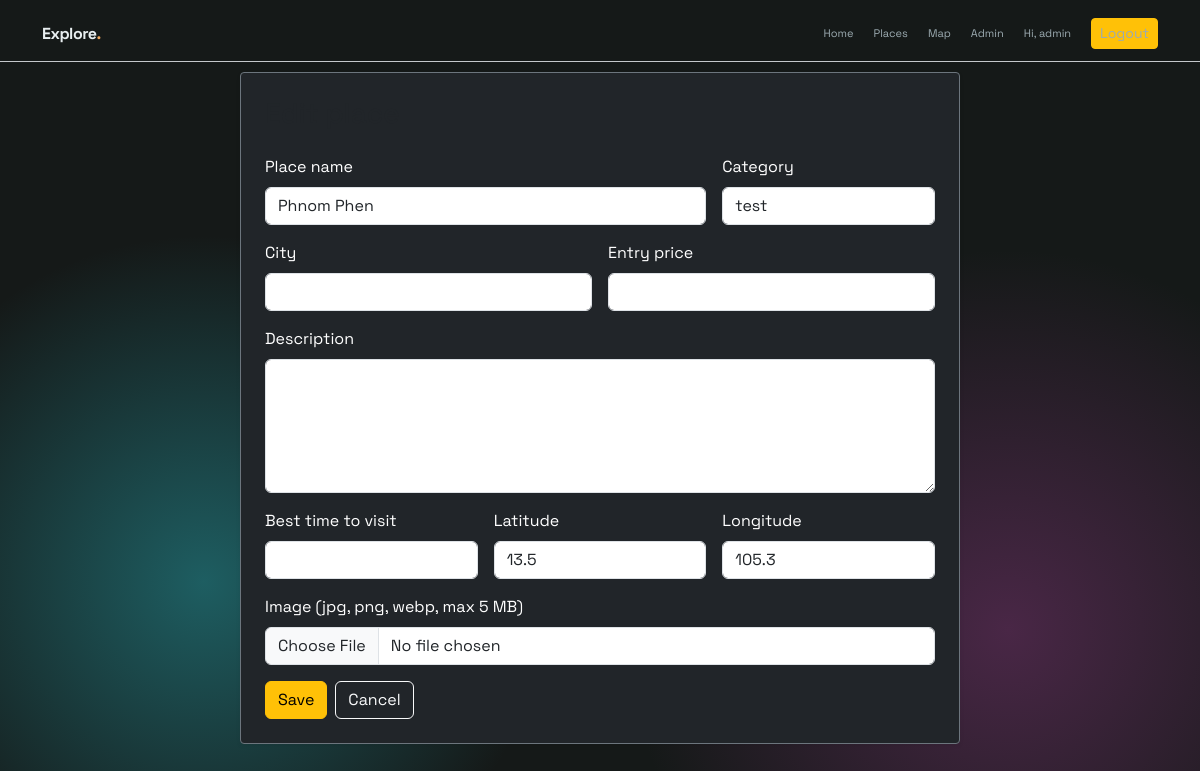
Screenshot of /admin/places/2/edit (signed in) with the database file from the repository.
### models/place.py (models this page shows)
class Place(db.Model):
    id = db.Column(db.Integer, primary_key=True)
    name = db.Column(db.String(100), nullable=False)
    city = db.Column(db.String(50))
    category = db.Column(db.String(30))
    description = db.Column(db.Text)
    best_time = db.Column(db.String(100))
    price = db.Column(db.String(50))
    image = db.Column(db.String(200))
    latitude = db.Column(db.Float)
    longitude = db.Column(db.Float)

### routes/admin.py (the view, shortened to what this page needs)
@admin.route("/places/<int:place_id>/edit", methods=["GET", "POST"])
@admin_required
def edit_place(place_id):
    place = db.get_or_404(Place, place_id)
    return render_template("admin/place_form.html", place=place)

### templates/admin/place_form.html (shortened to what this page needs)
{% extends "base.html" %}  {% block content %}
<div
  class="card bg-dark border-secondary shadow-sm mx-auto"
  style="max-width: 720px"
>
  <div class="card-body p-4">
    <h2 class="h3 mb-4">{{ 'Edit place' if place else 'Add new place' }}</h2>
    <form method="POST" enctype="multipart/form-data" class="row g-3">
      <div class="col-md-8">
        <label class="form-label text-white" for="name">Place name</label
        ><input
          class="form-control"
          id="name"
          type="text"
          name="name"
          value="{{ place.name if place else '' }}"
          required
        />
      </div>
      <div class="col-md-4">
        <label class="form-label text-white" for="category">Category</label
        ><input
          class="form-control"
          id="category"
          type="text"
          name="category"
          value="{{ place.category if place else '' }}"
        />
      </div>
      <div class="col-md-6">
        <label class="form-label text-white" for="city">City</label
        ><input
          class="form-control"
          id="city"
          type="text"
          name="city"
          value="{{ place.city if place else '' }}"
        />
      </div>
      <div class="col-md-6">
        <label class="form-label text-white" for="price">Entry price</label
        ><input
          class="form-control"
          id="price"
          type="text"
          name="price"
          value="{{ place.price if place else '' }}"
        />
      </div>
      <div class="col-12">
        <label class="form-label text-white" for="description">Description</label
        ><textarea
          class="form-control"
          id="description"
          name="description"
          rows="5"
        >
{{ place.description if place else '' }}</textarea
        >
      </div>
      <div class="col-md-4">
        <label class="form-label text-white" for="best_time">Best time to visit</label
        ><input
          class="form-control"
          id="best_time"
          type="text"
          name="best_time"
          value="{{ place.best_time if place else '' }}"
        />
      </div>
      <div class="col-md-4">
        <label class="form-label text-white" for="latitude">Latitude</label
        ><input
          class="form-control"
          id="latitude"
          type="text"
          name="latitude"
          placeholder="13.4125"
          value="{{ place.latitude if place else '' }}"
          required
        />
      </div>
      <div class="col-md-4">
        <label class="form-label text-white" for="longitude">Longitude</label
        ><input
          class="form-control"
          id="longitude"
          type="text"
          name="longitude"
          placeholder="103.8670"
          value="{{ place.longitude if place else '' }}"
          required
        />
      </div>
      <div class="col-12">
        <label class="form-label text-white" for="image"
          >Image (jpg, png, webp, max 5 MB)</label
        >
        <input
          class="form-control"
          id="image"
          type="file"
          name="image"
          accept="image/*"
        />
      </div>
      <div class="col-12 d-flex gap-2">
        <button class="btn btn-warning" type="submit">Save</button>
        <a class="btn btn-outline-light" href="{{ url_for('admin.places') }}"
          >Cancel</a
        >
      </div>
    </form>
  </div>
</div>
{% endblock %}

### static/style.css (style rules this page uses)
:root { --ink: #e8eef0; --muted: #9cabb1; --line: rgba(215, 237, 236, .18); --panel: rgba(47, 76, 84, .82); --panel-light: rgba(126, 158, 163, .22); --teal: #8ed3c7; --orange: #f1a75d; --deep: #111617; }
* { box-sizing: border-box; }
body { margin: 0; min-height: 100vh; color: var(--ink); background: radial-gradient(circle at 17% 72%, rgba(32, 113, 118, .78), transparent 30%), radial-gradient(circle at 84% 78%, rgba(108, 48, 101, .6), transparent 32%), #151918; font-family: "Space Grotesk", sans-serif; }
a { color: inherit; }
.card { min-height: 106px; overflow: hidden; background: rgba(44, 71, 79, .9); border: 1px solid rgba(255,255,255,.1); border-radius: 4px; text-decoration: none; }
.card-body { padding: 7px 8px; }
textarea { padding: 12px 14px; border-radius: 8px; font: inherit; border: 1px solid rgba(255,255,255,.4); background: rgba(255,255,255,.2); color: white; }
textarea::placeholder { color: rgba(255,255,255,.75); }

### rows the page displays
Place: name "Phnom Phen", category "test", latitude "13.5", longitude "105.3"

### other values shown
{{ session.user }} "admin"
